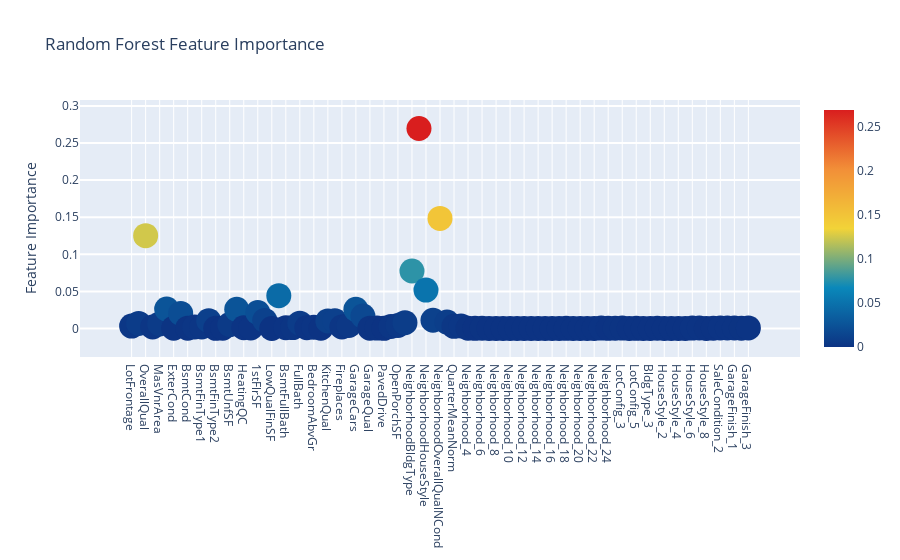
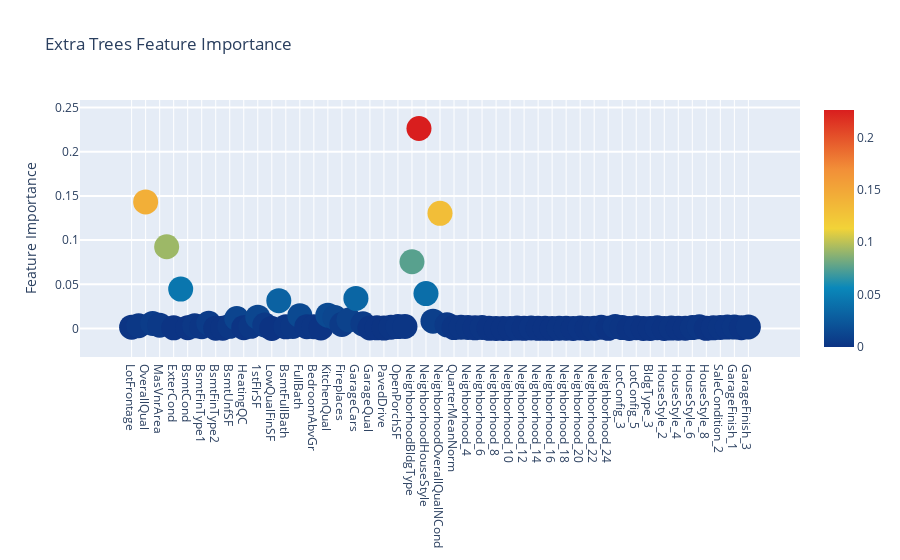
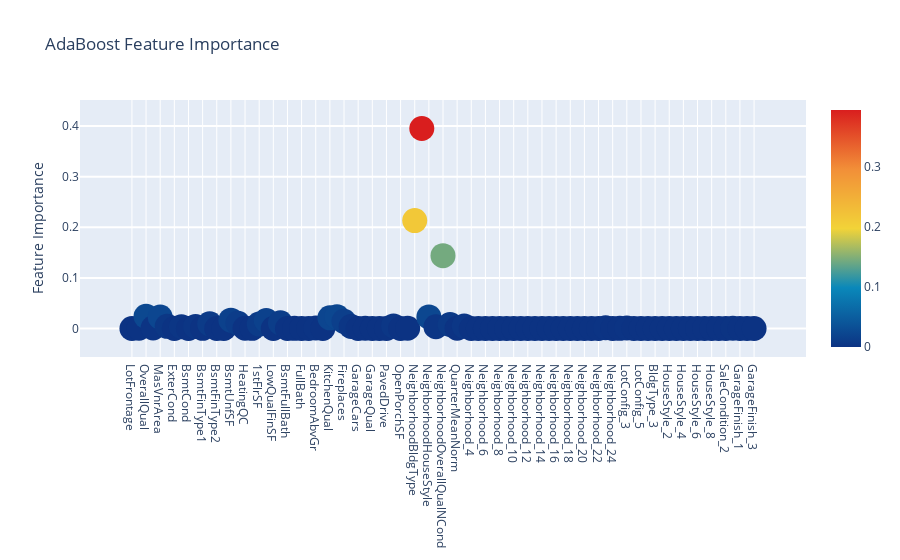
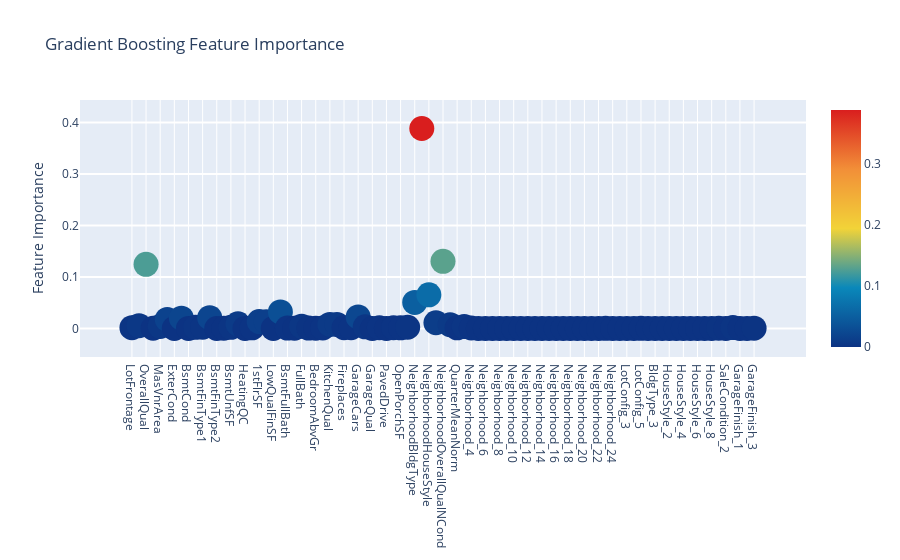

Notebook cell for these charts, in order:
### Code cell
import plotly.offline as py
py.init_notebook_mode(connected=True)
import plotly.graph_objs as go

# Scatter plot 
trace = go.Scatter(
    y = feature_dataframe['Random Forest feature importances'].values,
    x = feature_dataframe['features'].values,
    mode='markers',
    marker=dict(
        sizemode = 'diameter',
        sizeref = 1,
        size = 25,
#       size= feature_dataframe['AdaBoost feature importances'].values,
        #color = np.random.randn(500), #set color equal to a variable
        color = feature_dataframe['Random Forest feature importances'].values,
        colorscale='Portland',
        showscale=True
    ),
    text = feature_dataframe['features'].values
)
data = [trace]

layout= go.Layout(
    autosize= True,
    title= 'Random Forest Feature Importance',
    hovermode= 'closest',
#     xaxis= dict(
#         title= 'Pop',
#         ticklen= 5,
#         zeroline= False,
#         gridwidth= 2,
#     ),
    yaxis=dict(
        title= 'Feature Importance',
        ticklen= 5,
        gridwidth= 2
    ),
    showlegend= False
)
fig = go.Figure(data=data, layout=layout)
py.iplot(fig,filename='scatter2010')

# Scatter plot 
trace = go.Scatter(
    y = feature_dataframe['Extra Trees  feature importances'].values,
    x = feature_dataframe['features'].values,
    mode='markers',
    marker=dict(
        sizemode = 'diameter',
        sizeref = 1,
        size = 25,
#       size= feature_dataframe['AdaBoost feature importances'].values,
        #color = np.random.randn(500), #set color equal to a variable
        color = feature_dataframe['Extra Trees  feature importances'].values,
        colorscale='Portland',
        showscale=True
    ),
    text = feature_dataframe['features'].values
)
data = [trace]

layout= go.Layout(
    autosize= True,
    title= 'Extra Trees Feature Importance',
    hovermode= 'closest',
#     xaxis= dict(
#         title= 'Pop',
#         ticklen= 5,
#         zeroline= False,
#         gridwidth= 2,
#     ),
    yaxis=dict(
        title= 'Feature Importance',
        ticklen= 5,
        gridwidth= 2
    ),
    showlegend= False
)
fig = go.Figure(data=data, layout=layout)
py.iplot(fig,filename='scatter2010')

# Scatter plot 
trace = go.Scatter(
    y = feature_dataframe['AdaBoost feature importances'].values,
    x = feature_dataframe['features'].values,
    mode='markers',
    marker=dict(
        sizemode = 'diameter',
        sizeref = 1,
        size = 25,
#       size= feature_dataframe['AdaBoost feature importances'].values,
        #color = np.random.randn(500), #set color equal to a variable
        color = feature_dataframe['AdaBoost feature importances'].values,
        colorscale='Portland',
        showscale=True
    ),
    text = feature_dataframe['features'].values
)
data = [trace]

layout= go.Layout(
    autosize= True,
    title= 'AdaBoost Feature Importance',
    hovermode= 'closest',
#     xaxis= dict(
#         title= 'Pop',
#         ticklen= 5,
#         zeroline= False,
#         gridwidth= 2,
#     ),
    yaxis=dict(
        title= 'Feature Importance',
        ticklen= 5,
        gridwidth= 2
    ),
    showlegend= False
)
fig = go.Figure(data=data, layout=layout)
py.iplot(fig,filename='scatter2010')

# Scatter plot 
trace = go.Scatter(
    y = feature_dataframe['Gradient Boost feature importances'].values,
    x = feature_dataframe['features'].values,
    mode='markers',
    marker=dict(
        sizemode = 'diameter',
        sizeref = 1,
        size = 25,
#       size= feature_dataframe['AdaBoost feature importances'].values,
        #color = np.random.randn(500), #set color equal to a variable
        color = feature_dataframe['Gradient Boost feature importances'].values,
        colorscale='Portland',
        showscale=True
    ),
    text = feature_dataframe['features'].values
)
data = [trace]

layout= go.Layout(
    autosize= True,
    title= 'Gradient Boosting Feature Importance',
    hovermode= 'closest',
#     xaxis= dict(
#         title= 'Pop',
#         ticklen= 5,
#         zeroline= False,
#         gridwidth= 2,
#     ),
    yaxis=dict(
        title= 'Feature Importance',
        ticklen= 5,
        gridwidth= 2
    ),
    showlegend= False
)
fig = go.Figure(data=data, layout=layout)
py.iplot(fig,filename='scatter2010')

### Figure 1 — Plotly figure (JSON) as saved in the notebook; plotly's stock layout.template omitted (floating-point values rounded to 4 significant figures)
{"data": [{"marker": {"color": [0.003339, 0.006885, 0.1251, 0.002208, 0.006177, 0.02615, 0.00042, 0.02033, 0.0005218, 0.002088, 0.002068, 0.01059, 0.0002546, 0.0003359, 0.005302, 0.02589, 0.001015, 0.0008478, 0.02163, 0.01091, 7.388e-05, 0.04425, 0.001175, 0.001214, 0.007222, 0.001123, 0.001856, 0.0003442, 0.01026, 0.01047, 0.002156, 0.004089, 0.02583, 0.01676, 0.000494, 0.0005971, 0.0002817, 0.002728, 0.00416, 0.007876, 0.07749, 0.2696, 0.05182, 0.01111, 0.1484, 0.008736, 0.002919, 0.003382, 0.0005035, 0.0002609, 0.0004819, 9.43e-05, 2.914e-07, 2.714e-05, 1.948e-06, 0.000167, 9.221e-05, 0.0001873, 0.0001108, 0.0001623, 3.033e-05, 0.0001944, 0.0002047, 7.691e-05, 0.000179, 2.781e-05, 0.0001204, 0.0006363, 0.0002745, 0.0005019, 0.0006033, 7.387e-07, 0.0003038, 0.0001447, 3.463e-05, 0.0003539, 2.523e-05, 0.0001685, 9.273e-05, 0.0001391, 0.0006505, 0.0006765, 4.999e-05, 0.0003833, 0.0007975, 0.000724, 0.0007209, 0.0005138, 0.0008567], "colorscale": [[0, "rgb(12,51,131)"], [0.25, "rgb(10,136,186)"], [0.5, "rgb(242,211,56)"], [0.75, "rgb(242,143,56)"], [1, "rgb(217,30,30)"]], "showscale": true, "size": 25, "sizemode": "diameter", "sizeref": 1}, "mode": "markers", "text": ["LotFrontage", "LotArea", "OverallQual", "OverallCond", "MasVnrArea", "ExterQual", "ExterCond", "BsmtQual", "BsmtCond", "BsmtExposure", "BsmtFinType1", "BsmtFinSF1", "BsmtFinType2", "BsmtFinSF2", "BsmtUnfSF", "TotalBsmtSF", "HeatingQC", "CentralAir", "1stFlrSF", "2ndFlrSF", "LowQualFinSF", "GrLivArea", "BsmtFullBath", "BsmtHalfBath", "FullBath", "HalfBath", "BedroomAbvGr", "KitchenAbvGr", "KitchenQual", "TotRmsAbvGrd", "Fireplaces", "FireplaceQu", "GarageCars", "GarageArea", "GarageQual", "GarageCond", "PavedDrive", "WoodDeckSF", "OpenPorchSF", "NeighborhoodLotArea", "NeighborhoodBldgType", "TotalSquareFeet", "NeighborhoodHouseStyle", "OverallQualNCond", "NeighborhoodOverallQualNCond", "AdjRemodAdd", "QuarterMeanNorm", "MonthMeanNorm", "Neighborhood_4", "Neighborhood_5", "Neighborhood_6", "Neighborhood_7", "Neighborhood_8", "Neighborhood_9", "Neighborhood_10", "Neighborhood_11", "Neighborhood_12", "Neighborhood_13", "Neighborhood_14", "Neighborhood_15", "Neighborhood_16", "Neighborhood_17", "Neighborhood_18", "Neighborhood_19", "Neighborhood_20", "Neighborhood_21", "Neighborhood_22", "Neighborhood_23", "Neighborhood_24", "Neighborhood_25", "LotConfig_3", "LotConfig_4", "LotConfig_5", "BldgType_2", "BldgType_3", "BldgType_5", "HouseStyle_2", "HouseStyle_3", "HouseStyle_4", "HouseStyle_5", "HouseStyle_6", "HouseStyle_7", "HouseStyle_8", "SaleCondition_1", "SaleCondition_2", "SaleCondition_3", "GarageFinish_1", "GarageFinish_2", "GarageFinish_3"], "type": "scatter", "x": ["LotFrontage", "LotArea", "OverallQual", "OverallCond", "MasVnrArea", "ExterQual", "ExterCond", "BsmtQual", "BsmtCond", "BsmtExposure", "BsmtFinType1", "BsmtFinSF1", "BsmtFinType2", "BsmtFinSF2", "BsmtUnfSF", "TotalBsmtSF", "HeatingQC", "CentralAir", "1stFlrSF", "2ndFlrSF", "LowQualFinSF", "GrLivArea", "BsmtFullBath", "BsmtHalfBath", "FullBath", "HalfBath", "BedroomAbvGr", "KitchenAbvGr", "KitchenQual", "TotRmsAbvGrd", "Fireplaces", "FireplaceQu", "GarageCars", "GarageArea", "GarageQual", "GarageCond", "PavedDrive", "WoodDeckSF", "OpenPorchSF", "NeighborhoodLotArea", "NeighborhoodBldgType", "TotalSquareFeet", "NeighborhoodHouseStyle", "OverallQualNCond", "NeighborhoodOverallQualNCond", "AdjRemodAdd", "QuarterMeanNorm", "MonthMeanNorm", "Neighborhood_4", "Neighborhood_5", "Neighborhood_6", "Neighborhood_7", "Neighborhood_8", "Neighborhood_9", "Neighborhood_10", "Neighborhood_11", "Neighborhood_12", "Neighborhood_13", "Neighborhood_14", "Neighborhood_15", "Neighborhood_16", "Neighborhood_17", "Neighborhood_18", "Neighborhood_19", "Neighborhood_20", "Neighborhood_21", "Neighborhood_22", "Neighborhood_23", "Neighborhood_24", "Neighborhood_25", "LotConfig_3", "LotConfig_4", "LotConfig_5", "BldgType_2", "BldgType_3", "BldgType_5", "HouseStyle_2", "HouseStyle_3", "HouseStyle_4", "HouseStyle_5", "HouseStyle_6", "HouseStyle_7", "HouseStyle_8", "SaleCondition_1", "SaleCondition_2", "SaleCondition_3", "GarageFinish_1", "GarageFinish_2", "GarageFinish_3"], "y": [0.003339, 0.006885, 0.1251, 0.002208, 0.006177, 0.02615, 0.00042, 0.02033, 0.0005218, 0.002088, 0.002068, 0.01059, 0.0002546, 0.0003359, 0.005302, 0.02589, 0.001015, 0.0008478, 0.02163, 0.01091, 7.388e-05, 0.04425, 0.001175, 0.001214, 0.007222, 0.001123, 0.001856, 0.0003442, 0.01026, 0.01047, 0.002156, 0.004089, 0.02583, 0.01676, 0.000494, 0.0005971, 0.0002817, 0.002728, 0.00416, 0.007876, 0.07749, 0.2696, 0.05182, 0.01111, 0.1484, 0.008736, 0.002919, 0.003382, 0.0005035, 0.0002609, 0.0004819, 9.43e-05, 2.914e-07, 2.714e-05, 1.948e-06, 0.000167, 9.221e-05, 0.0001873, 0.0001108, 0.0001623, 3.033e-05, 0.0001944, 0.0002047, 7.691e-05, 0.000179, 2.781e-05, 0.0001204, 0.0006363, 0.0002745, 0.0005019, 0.0006033, 7.387e-07, 0.0003038, 0.0001447, 3.463e-05, 0.0003539, 2.523e-05, 0.0001685, 9.273e-05, 0.0001391, 0.0006505, 0.0006765, 4.999e-05, 0.0003833, 0.0007975, 0.000724, 0.0007209, 0.0005138, 0.0008567]}], "layout": {"autosize": true, "hovermode": "closest", "showlegend": false, "title": {"text": "Random Forest Feature Importance"}, "yaxis": {"gridwidth": 2, "ticklen": 5, "title": {"text": "Feature Importance"}}}}

### Figure 2 — Plotly figure (JSON) as saved in the notebook; plotly's stock layout.template omitted (floating-point values rounded to 4 significant figures)
{"data": [{"marker": {"color": [0.001536, 0.003138, 0.1432, 0.005807, 0.003766, 0.09251, 0.0007911, 0.04459, 0.0009209, 0.003098, 0.002, 0.005961, 0.0003631, 0.0004329, 0.002508, 0.0113, 0.0009655, 0.002477, 0.01281, 0.003988, 0.0001122, 0.03153, 0.001924, 0.002348, 0.01457, 0.002106, 0.002014, 0.0006754, 0.0151, 0.01237, 0.004526, 0.009696, 0.03409, 0.005334, 0.0005651, 0.0008338, 0.0004903, 0.001509, 0.00218, 0.002304, 0.07552, 0.2262, 0.03953, 0.008291, 0.1303, 0.004189, 0.001119, 0.001492, 0.001206, 0.0007907, 0.001199, 0.0002287, 2.166e-07, 5.003e-05, 9.949e-06, 0.0005184, 0.0002265, 0.0006201, 0.000269, 0.000205, 4.652e-05, 0.0004364, 0.000447, 0.0001079, 0.0006316, 9.069e-05, 0.0003652, 0.001559, 0.0002259, 0.002268, 0.001106, 0, 0.0008966, 0.000113, 9.465e-05, 0.0009265, 5.87e-05, 0.0004634, 0.0002889, 0.000316, 0.001038, 0.00191, 0.0002118, 0.0007903, 0.001198, 0.001616, 0.001671, 0.0009606, 0.001771], "colorscale": [[0, "rgb(12,51,131)"], [0.25, "rgb(10,136,186)"], [0.5, "rgb(242,211,56)"], [0.75, "rgb(242,143,56)"], [1, "rgb(217,30,30)"]], "showscale": true, "size": 25, "sizemode": "diameter", "sizeref": 1}, "mode": "markers", "text": ["LotFrontage", "LotArea", "OverallQual", "OverallCond", "MasVnrArea", "ExterQual", "ExterCond", "BsmtQual", "BsmtCond", "BsmtExposure", "BsmtFinType1", "BsmtFinSF1", "BsmtFinType2", "BsmtFinSF2", "BsmtUnfSF", "TotalBsmtSF", "HeatingQC", "CentralAir", "1stFlrSF", "2ndFlrSF", "LowQualFinSF", "GrLivArea", "BsmtFullBath", "BsmtHalfBath", "FullBath", "HalfBath", "BedroomAbvGr", "KitchenAbvGr", "KitchenQual", "TotRmsAbvGrd", "Fireplaces", "FireplaceQu", "GarageCars", "GarageArea", "GarageQual", "GarageCond", "PavedDrive", "WoodDeckSF", "OpenPorchSF", "NeighborhoodLotArea", "NeighborhoodBldgType", "TotalSquareFeet", "NeighborhoodHouseStyle", "OverallQualNCond", "NeighborhoodOverallQualNCond", "AdjRemodAdd", "QuarterMeanNorm", "MonthMeanNorm", "Neighborhood_4", "Neighborhood_5", "Neighborhood_6", "Neighborhood_7", "Neighborhood_8", "Neighborhood_9", "Neighborhood_10", "Neighborhood_11", "Neighborhood_12", "Neighborhood_13", "Neighborhood_14", "Neighborhood_15", "Neighborhood_16", "Neighborhood_17", "Neighborhood_18", "Neighborhood_19", "Neighborhood_20", "Neighborhood_21", "Neighborhood_22", "Neighborhood_23", "Neighborhood_24", "Neighborhood_25", "LotConfig_3", "LotConfig_4", "LotConfig_5", "BldgType_2", "BldgType_3", "BldgType_5", "HouseStyle_2", "HouseStyle_3", "HouseStyle_4", "HouseStyle_5", "HouseStyle_6", "HouseStyle_7", "HouseStyle_8", "SaleCondition_1", "SaleCondition_2", "SaleCondition_3", "GarageFinish_1", "GarageFinish_2", "GarageFinish_3"], "type": "scatter", "x": ["LotFrontage", "LotArea", "OverallQual", "OverallCond", "MasVnrArea", "ExterQual", "ExterCond", "BsmtQual", "BsmtCond", "BsmtExposure", "BsmtFinType1", "BsmtFinSF1", "BsmtFinType2", "BsmtFinSF2", "BsmtUnfSF", "TotalBsmtSF", "HeatingQC", "CentralAir", "1stFlrSF", "2ndFlrSF", "LowQualFinSF", "GrLivArea", "BsmtFullBath", "BsmtHalfBath", "FullBath", "HalfBath", "BedroomAbvGr", "KitchenAbvGr", "KitchenQual", "TotRmsAbvGrd", "Fireplaces", "FireplaceQu", "GarageCars", "GarageArea", "GarageQual", "GarageCond", "PavedDrive", "WoodDeckSF", "OpenPorchSF", "NeighborhoodLotArea", "NeighborhoodBldgType", "TotalSquareFeet", "NeighborhoodHouseStyle", "OverallQualNCond", "NeighborhoodOverallQualNCond", "AdjRemodAdd", "QuarterMeanNorm", "MonthMeanNorm", "Neighborhood_4", "Neighborhood_5", "Neighborhood_6", "Neighborhood_7", "Neighborhood_8", "Neighborhood_9", "Neighborhood_10", "Neighborhood_11", "Neighborhood_12", "Neighborhood_13", "Neighborhood_14", "Neighborhood_15", "Neighborhood_16", "Neighborhood_17", "Neighborhood_18", "Neighborhood_19", "Neighborhood_20", "Neighborhood_21", "Neighborhood_22", "Neighborhood_23", "Neighborhood_24", "Neighborhood_25", "LotConfig_3", "LotConfig_4", "LotConfig_5", "BldgType_2", "BldgType_3", "BldgType_5", "HouseStyle_2", "HouseStyle_3", "HouseStyle_4", "HouseStyle_5", "HouseStyle_6", "HouseStyle_7", "HouseStyle_8", "SaleCondition_1", "SaleCondition_2", "SaleCondition_3", "GarageFinish_1", "GarageFinish_2", "GarageFinish_3"], "y": [0.001536, 0.003138, 0.1432, 0.005807, 0.003766, 0.09251, 0.0007911, 0.04459, 0.0009209, 0.003098, 0.002, 0.005961, 0.0003631, 0.0004329, 0.002508, 0.0113, 0.0009655, 0.002477, 0.01281, 0.003988, 0.0001122, 0.03153, 0.001924, 0.002348, 0.01457, 0.002106, 0.002014, 0.0006754, 0.0151, 0.01237, 0.004526, 0.009696, 0.03409, 0.005334, 0.0005651, 0.0008338, 0.0004903, 0.001509, 0.00218, 0.002304, 0.07552, 0.2262, 0.03953, 0.008291, 0.1303, 0.004189, 0.001119, 0.001492, 0.001206, 0.0007907, 0.001199, 0.0002287, 2.166e-07, 5.003e-05, 9.949e-06, 0.0005184, 0.0002265, 0.0006201, 0.000269, 0.000205, 4.652e-05, 0.0004364, 0.000447, 0.0001079, 0.0006316, 9.069e-05, 0.0003652, 0.001559, 0.0002259, 0.002268, 0.001106, 0, 0.0008966, 0.000113, 9.465e-05, 0.0009265, 5.87e-05, 0.0004634, 0.0002889, 0.000316, 0.001038, 0.00191, 0.0002118, 0.0007903, 0.001198, 0.001616, 0.001671, 0.0009606, 0.001771]}], "layout": {"autosize": true, "hovermode": "closest", "showlegend": false, "title": {"text": "Extra Trees Feature Importance"}, "yaxis": {"gridwidth": 2, "ticklen": 5, "title": {"text": "Feature Importance"}}}}

### Figure 3 — Plotly figure (JSON) as saved in the notebook; plotly's stock layout.template omitted (floating-point values rounded to 4 significant figures)
{"data": [{"marker": {"color": [9.615e-05, 0.0004943, 0.02413, 0.001054, 0.02265, 0.004273, 0, 0.003447, 0, 0.004032, 0.0003291, 0.009229, 0, 0, 0.01659, 0.01041, 0.0005076, 0.0004541, 0.008856, 0.01582, 0, 0.01119, 0, 0.0003228, 0.0002122, 0, 0.001003, 0, 0.02116, 0.02335, 0.01428, 0.003931, 0, 0.0005079, 0, 0.0001617, 0, 0.005172, 8.368e-05, 0.0005461, 0.2132, 0.3951, 0.02294, 0.003493, 0.1439, 0.007904, 0.0005025, 0.004869, 0, 0, 0, 0, 0, 0, 0, 0, 0, 0, 0, 0, 0, 0, 0, 0, 0, 0, 0, 0.001551, 0, 0.000442, 0.001263, 0, 0, 0, 0, 0, 0, 0, 0, 0, 0, 0, 0, 0, 0, 0.0005827, 0, 0, 0], "colorscale": [[0, "rgb(12,51,131)"], [0.25, "rgb(10,136,186)"], [0.5, "rgb(242,211,56)"], [0.75, "rgb(242,143,56)"], [1, "rgb(217,30,30)"]], "showscale": true, "size": 25, "sizemode": "diameter", "sizeref": 1}, "mode": "markers", "text": ["LotFrontage", "LotArea", "OverallQual", "OverallCond", "MasVnrArea", "ExterQual", "ExterCond", "BsmtQual", "BsmtCond", "BsmtExposure", "BsmtFinType1", "BsmtFinSF1", "BsmtFinType2", "BsmtFinSF2", "BsmtUnfSF", "TotalBsmtSF", "HeatingQC", "CentralAir", "1stFlrSF", "2ndFlrSF", "LowQualFinSF", "GrLivArea", "BsmtFullBath", "BsmtHalfBath", "FullBath", "HalfBath", "BedroomAbvGr", "KitchenAbvGr", "KitchenQual", "TotRmsAbvGrd", "Fireplaces", "FireplaceQu", "GarageCars", "GarageArea", "GarageQual", "GarageCond", "PavedDrive", "WoodDeckSF", "OpenPorchSF", "NeighborhoodLotArea", "NeighborhoodBldgType", "TotalSquareFeet", "NeighborhoodHouseStyle", "OverallQualNCond", "NeighborhoodOverallQualNCond", "AdjRemodAdd", "QuarterMeanNorm", "MonthMeanNorm", "Neighborhood_4", "Neighborhood_5", "Neighborhood_6", "Neighborhood_7", "Neighborhood_8", "Neighborhood_9", "Neighborhood_10", "Neighborhood_11", "Neighborhood_12", "Neighborhood_13", "Neighborhood_14", "Neighborhood_15", "Neighborhood_16", "Neighborhood_17", "Neighborhood_18", "Neighborhood_19", "Neighborhood_20", "Neighborhood_21", "Neighborhood_22", "Neighborhood_23", "Neighborhood_24", "Neighborhood_25", "LotConfig_3", "LotConfig_4", "LotConfig_5", "BldgType_2", "BldgType_3", "BldgType_5", "HouseStyle_2", "HouseStyle_3", "HouseStyle_4", "HouseStyle_5", "HouseStyle_6", "HouseStyle_7", "HouseStyle_8", "SaleCondition_1", "SaleCondition_2", "SaleCondition_3", "GarageFinish_1", "GarageFinish_2", "GarageFinish_3"], "type": "scatter", "x": ["LotFrontage", "LotArea", "OverallQual", "OverallCond", "MasVnrArea", "ExterQual", "ExterCond", "BsmtQual", "BsmtCond", "BsmtExposure", "BsmtFinType1", "BsmtFinSF1", "BsmtFinType2", "BsmtFinSF2", "BsmtUnfSF", "TotalBsmtSF", "HeatingQC", "CentralAir", "1stFlrSF", "2ndFlrSF", "LowQualFinSF", "GrLivArea", "BsmtFullBath", "BsmtHalfBath", "FullBath", "HalfBath", "BedroomAbvGr", "KitchenAbvGr", "KitchenQual", "TotRmsAbvGrd", "Fireplaces", "FireplaceQu", "GarageCars", "GarageArea", "GarageQual", "GarageCond", "PavedDrive", "WoodDeckSF", "OpenPorchSF", "NeighborhoodLotArea", "NeighborhoodBldgType", "TotalSquareFeet", "NeighborhoodHouseStyle", "OverallQualNCond", "NeighborhoodOverallQualNCond", "AdjRemodAdd", "QuarterMeanNorm", "MonthMeanNorm", "Neighborhood_4", "Neighborhood_5", "Neighborhood_6", "Neighborhood_7", "Neighborhood_8", "Neighborhood_9", "Neighborhood_10", "Neighborhood_11", "Neighborhood_12", "Neighborhood_13", "Neighborhood_14", "Neighborhood_15", "Neighborhood_16", "Neighborhood_17", "Neighborhood_18", "Neighborhood_19", "Neighborhood_20", "Neighborhood_21", "Neighborhood_22", "Neighborhood_23", "Neighborhood_24", "Neighborhood_25", "LotConfig_3", "LotConfig_4", "LotConfig_5", "BldgType_2", "BldgType_3", "BldgType_5", "HouseStyle_2", "HouseStyle_3", "HouseStyle_4", "HouseStyle_5", "HouseStyle_6", "HouseStyle_7", "HouseStyle_8", "SaleCondition_1", "SaleCondition_2", "SaleCondition_3", "GarageFinish_1", "GarageFinish_2", "GarageFinish_3"], "y": [9.615e-05, 0.0004943, 0.02413, 0.001054, 0.02265, 0.004273, 0, 0.003447, 0, 0.004032, 0.0003291, 0.009229, 0, 0, 0.01659, 0.01041, 0.0005076, 0.0004541, 0.008856, 0.01582, 0, 0.01119, 0, 0.0003228, 0.0002122, 0, 0.001003, 0, 0.02116, 0.02335, 0.01428, 0.003931, 0, 0.0005079, 0, 0.0001617, 0, 0.005172, 8.368e-05, 0.0005461, 0.2132, 0.3951, 0.02294, 0.003493, 0.1439, 0.007904, 0.0005025, 0.004869, 0, 0, 0, 0, 0, 0, 0, 0, 0, 0, 0, 0, 0, 0, 0, 0, 0, 0, 0, 0.001551, 0, 0.000442, 0.001263, 0, 0, 0, 0, 0, 0, 0, 0, 0, 0, 0, 0, 0, 0, 0.0005827, 0, 0, 0]}], "layout": {"autosize": true, "hovermode": "closest", "showlegend": false, "title": {"text": "AdaBoost Feature Importance"}, "yaxis": {"gridwidth": 2, "ticklen": 5, "title": {"text": "Feature Importance"}}}}

### Figure 4 — Plotly figure (JSON) as saved in the notebook; plotly's stock layout.template omitted (floating-point values rounded to 4 significant figures)
{"data": [{"marker": {"color": [0.001731, 0.005571, 0.1246, 0.0005469, 0.004091, 0.01767, 0.000273, 0.0201, 0.0002067, 0.002282, 0.002412, 0.02101, 7.968e-05, 0.0005225, 0.002244, 0.009105, 0.0002709, 0.001264, 0.01354, 0.01325, 0.0001184, 0.03227, 0.0009021, 0.0004764, 0.004332, 0.0008275, 0.0005282, 0.00125, 0.007911, 0.007918, 0.001558, 0.001582, 0.02245, 0.003375, 9.689e-05, 0.00167, 0.0001611, 0.001622, 0.001265, 0.002459, 0.0506, 0.3884, 0.06537, 0.0112, 0.1305, 0.00743, 0.001342, 0.003703, 0.001104, 0.0001121, 0.0001981, 9.056e-05, 0, 0.0001559, 0, 1.489e-05, 5.524e-06, 0.0001403, 3.689e-05, 5.272e-05, 8.796e-05, 0.0001575, 0.0001202, 6.153e-06, 2.509e-05, 0.0001489, 0.0001973, 0.0003754, 0.0001279, 3.464e-05, 6.656e-05, 0, 0.0003543, 1.624e-05, 9.876e-06, 0.0001721, 0, 0.0001595, 0.0001258, 0.0001477, 4.182e-05, 1.506e-05, 7.213e-06, 0.0007697, 4.709e-05, 0.001838, 0.0001409, 3.567e-05, 0.0007534], "colorscale": [[0, "rgb(12,51,131)"], [0.25, "rgb(10,136,186)"], [0.5, "rgb(242,211,56)"], [0.75, "rgb(242,143,56)"], [1, "rgb(217,30,30)"]], "showscale": true, "size": 25, "sizemode": "diameter", "sizeref": 1}, "mode": "markers", "text": ["LotFrontage", "LotArea", "OverallQual", "OverallCond", "MasVnrArea", "ExterQual", "ExterCond", "BsmtQual", "BsmtCond", "BsmtExposure", "BsmtFinType1", "BsmtFinSF1", "BsmtFinType2", "BsmtFinSF2", "BsmtUnfSF", "TotalBsmtSF", "HeatingQC", "CentralAir", "1stFlrSF", "2ndFlrSF", "LowQualFinSF", "GrLivArea", "BsmtFullBath", "BsmtHalfBath", "FullBath", "HalfBath", "BedroomAbvGr", "KitchenAbvGr", "KitchenQual", "TotRmsAbvGrd", "Fireplaces", "FireplaceQu", "GarageCars", "GarageArea", "GarageQual", "GarageCond", "PavedDrive", "WoodDeckSF", "OpenPorchSF", "NeighborhoodLotArea", "NeighborhoodBldgType", "TotalSquareFeet", "NeighborhoodHouseStyle", "OverallQualNCond", "NeighborhoodOverallQualNCond", "AdjRemodAdd", "QuarterMeanNorm", "MonthMeanNorm", "Neighborhood_4", "Neighborhood_5", "Neighborhood_6", "Neighborhood_7", "Neighborhood_8", "Neighborhood_9", "Neighborhood_10", "Neighborhood_11", "Neighborhood_12", "Neighborhood_13", "Neighborhood_14", "Neighborhood_15", "Neighborhood_16", "Neighborhood_17", "Neighborhood_18", "Neighborhood_19", "Neighborhood_20", "Neighborhood_21", "Neighborhood_22", "Neighborhood_23", "Neighborhood_24", "Neighborhood_25", "LotConfig_3", "LotConfig_4", "LotConfig_5", "BldgType_2", "BldgType_3", "BldgType_5", "HouseStyle_2", "HouseStyle_3", "HouseStyle_4", "HouseStyle_5", "HouseStyle_6", "HouseStyle_7", "HouseStyle_8", "SaleCondition_1", "SaleCondition_2", "SaleCondition_3", "GarageFinish_1", "GarageFinish_2", "GarageFinish_3"], "type": "scatter", "x": ["LotFrontage", "LotArea", "OverallQual", "OverallCond", "MasVnrArea", "ExterQual", "ExterCond", "BsmtQual", "BsmtCond", "BsmtExposure", "BsmtFinType1", "BsmtFinSF1", "BsmtFinType2", "BsmtFinSF2", "BsmtUnfSF", "TotalBsmtSF", "HeatingQC", "CentralAir", "1stFlrSF", "2ndFlrSF", "LowQualFinSF", "GrLivArea", "BsmtFullBath", "BsmtHalfBath", "FullBath", "HalfBath", "BedroomAbvGr", "KitchenAbvGr", "KitchenQual", "TotRmsAbvGrd", "Fireplaces", "FireplaceQu", "GarageCars", "GarageArea", "GarageQual", "GarageCond", "PavedDrive", "WoodDeckSF", "OpenPorchSF", "NeighborhoodLotArea", "NeighborhoodBldgType", "TotalSquareFeet", "NeighborhoodHouseStyle", "OverallQualNCond", "NeighborhoodOverallQualNCond", "AdjRemodAdd", "QuarterMeanNorm", "MonthMeanNorm", "Neighborhood_4", "Neighborhood_5", "Neighborhood_6", "Neighborhood_7", "Neighborhood_8", "Neighborhood_9", "Neighborhood_10", "Neighborhood_11", "Neighborhood_12", "Neighborhood_13", "Neighborhood_14", "Neighborhood_15", "Neighborhood_16", "Neighborhood_17", "Neighborhood_18", "Neighborhood_19", "Neighborhood_20", "Neighborhood_21", "Neighborhood_22", "Neighborhood_23", "Neighborhood_24", "Neighborhood_25", "LotConfig_3", "LotConfig_4", "LotConfig_5", "BldgType_2", "BldgType_3", "BldgType_5", "HouseStyle_2", "HouseStyle_3", "HouseStyle_4", "HouseStyle_5", "HouseStyle_6", "HouseStyle_7", "HouseStyle_8", "SaleCondition_1", "SaleCondition_2", "SaleCondition_3", "GarageFinish_1", "GarageFinish_2", "GarageFinish_3"], "y": [0.001731, 0.005571, 0.1246, 0.0005469, 0.004091, 0.01767, 0.000273, 0.0201, 0.0002067, 0.002282, 0.002412, 0.02101, 7.968e-05, 0.0005225, 0.002244, 0.009105, 0.0002709, 0.001264, 0.01354, 0.01325, 0.0001184, 0.03227, 0.0009021, 0.0004764, 0.004332, 0.0008275, 0.0005282, 0.00125, 0.007911, 0.007918, 0.001558, 0.001582, 0.02245, 0.003375, 9.689e-05, 0.00167, 0.0001611, 0.001622, 0.001265, 0.002459, 0.0506, 0.3884, 0.06537, 0.0112, 0.1305, 0.00743, 0.001342, 0.003703, 0.001104, 0.0001121, 0.0001981, 9.056e-05, 0, 0.0001559, 0, 1.489e-05, 5.524e-06, 0.0001403, 3.689e-05, 5.272e-05, 8.796e-05, 0.0001575, 0.0001202, 6.153e-06, 2.509e-05, 0.0001489, 0.0001973, 0.0003754, 0.0001279, 3.464e-05, 6.656e-05, 0, 0.0003543, 1.624e-05, 9.876e-06, 0.0001721, 0, 0.0001595, 0.0001258, 0.0001477, 4.182e-05, 1.506e-05, 7.213e-06, 0.0007697, 4.709e-05, 0.001838, 0.0001409, 3.567e-05, 0.0007534]}], "layout": {"autosize": true, "hovermode": "closest", "showlegend": false, "title": {"text": "Gradient Boosting Feature Importance"}, "yaxis": {"gridwidth": 2, "ticklen": 5, "title": {"text": "Feature Importance"}}}}
